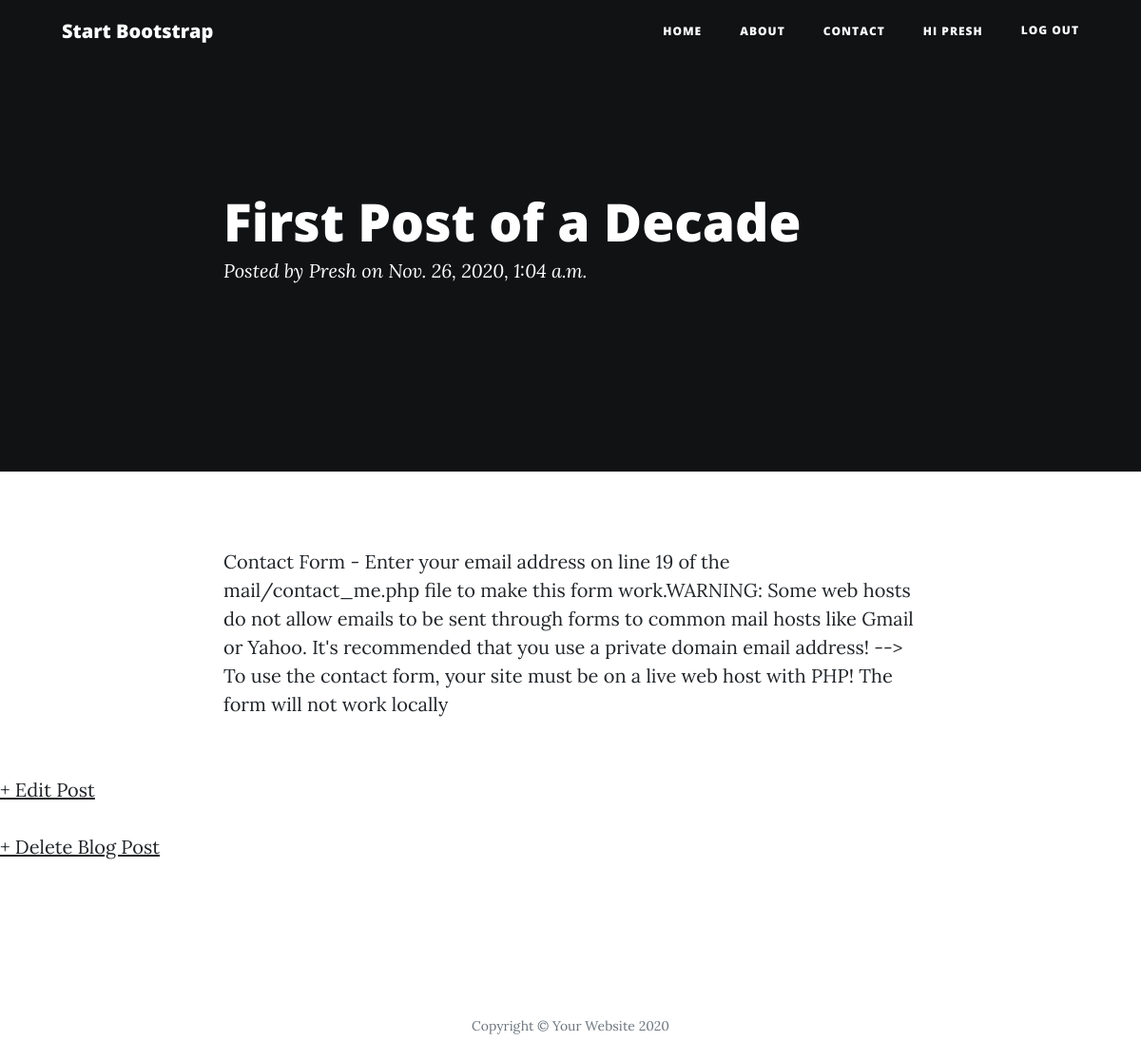
The app's page /post/2/ (signed in) with its own data.
### blogs/models.py (models this page shows, shortened)
class Post(models.Model):
    title = models.CharField(max_length=200)
    author = models.ForeignKey('auth.User', on_delete=models.CASCADE,) # Allows for many to one relationship
    body = models.TextField()
    date = models.DateTimeField(auto_now_add=True)

### blogs/views.py (the view)
# urls.py: path('post/<int:pk>/', BlogDetailView.as_view(), name='post_detail'),
class BlogDetailView(DetailView):
    model = Post
    template_name = 'blogs/post.html'

### blogs/templates/blogs/post.html (shortened to what this page needs)
{% extends 'blogs/base.html' %}
{% block content %}
  <header class="masthead" style="background-color: black">
    <div class="overlay"></div>
    <div class="container">
      <div class="row">
        <div class="col-lg-8 col-md-10 mx-auto">
          <div class="post-heading">
            <h1>{{ post.title }}</h1>
            <span class="meta">Posted by
              {{ post.author }}
              on {{ post.date }}</span>
          </div>
        </div>
      </div>
    </div>
  </header>
 <article>
    <div class="container">
      <div class="row">
        <div class="col-lg-8 col-md-10 mx-auto">
        <p>{{ post.body }}
        </div>
      </div>
    </div>
 </article>
<p><a href="{% url 'post_edit' post.pk %}">+ Edit Post</a></p>
<p><a href="{% url 'post_delete' post.pk %}">+ Delete Blog Post</a></p>
{% endblock content %}

### blogs/templates/blogs/base.html (shortened to what this page needs)
{% load static %}
<!DOCTYPE html>
<html lang="en">
  <head>
    <link href="{% static 'css/bootstrap.min.css' %}" rel="stylesheet">
    <link href="{% static 'css/all.min.css' %}" rel="stylesheet" type="text/css">
    <link href="{% static 'css/clean-blog.min.css' %}" rel="stylesheet">
  </head>
  <body>
  <nav class="navbar navbar-expand-lg navbar-light fixed-top" id="mainNav">
    <div class="container">
      <a class="navbar-brand" href="index.html">Start Bootstrap</a>
      <div class="collapse navbar-collapse" id="navbarResponsive">
        <ul class="navbar-nav ml-auto">
          <li class="nav-item">
            <a class="nav-link" href="{% url 'home' %}">Home</a>
          </li>
          <li class="nav-item">
            <a class="nav-link" href="{% url 'about' %}">About</a>
          </li>
          <li class="nav-item">
            <a class="nav-link" href="{% url 'contact' %}">Contact</a>
          </li>
          <li class="nav-item">
            {% if user.is_authenticated %}
              <a class="nav-link">Hi {{ user.username }}</a>
            {% else %}
              <a class="nav-link" href="{% url 'login' %}">Login</a>
            {% endif %}
          </li>
          <li class="nav-item">
            {% if user.is_authenticated %}
              <a href="{% url 'logout' %}">Log out</a>
            {% endif %}
          </li>
        </ul>
      </div>
    </div>
  </nav>
  {% block content %}
  {% endblock content %}
  <footer>
    <div class="container">
      <div class="row">
        <div class="col-lg-8 col-md-10 mx-auto">
          <ul class="list-inline text-center">
            <li class="list-inline-item">
              <a href="#">
                <span class="fa-stack fa-lg">
                  <i class="fas fa-circle fa-stack-2x"></i>
                  <i class="fab fa-twitter fa-stack-1x fa-inverse"></i>
                </span>
              </a>
            </li>
            <li class="list-inline-item">
              <a href="#">
                <span class="fa-stack fa-lg">
                  <i class="fas fa-circle fa-stack-2x"></i>
                  <i class="fab fa-facebook-f fa-stack-1x fa-inverse"></i>
                </span>
              </a>
            </li>
            <li class="list-inline-item">
              <a href="#">
                <span class="fa-stack fa-lg">
                  <i class="fas fa-circle fa-stack-2x"></i>
                  <i class="fab fa-github fa-stack-1x fa-inverse"></i>
                </span>
              </a>
            </li>
          </ul>
          <p class="copyright text-muted">Copyright &copy; Your Website 2020</p>
        </div>
      </div>
    </div>
  </footer>
  </body>
</html>

### records on screen
Post: title "First Post of a Decade", author "Presh", date "Nov. 26, 2020, 1:04 a.m.", body "Contact Form - Enter your email address on line 19 of the mail/contact_me.php file to make this form work.WARNING: Some web hosts do not allow emails to be sent through forms to common mail hosts like Gmail or Yahoo. It's recommended that you use a private domain email address! --> To use the contact form, your site must be on a live web host with PHP! The form will not work locally"

### other values on screen
{{ user.username }} "PRESH"
